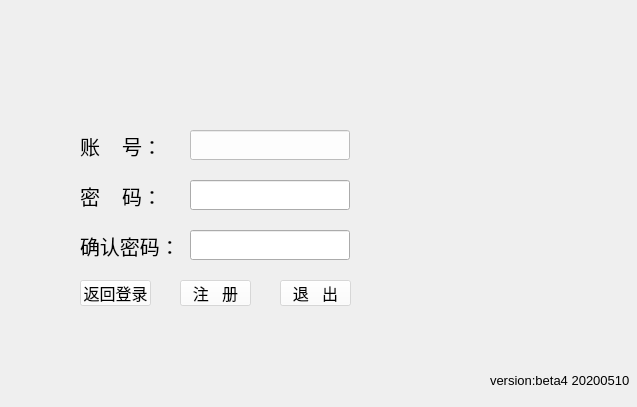
<?xml version="1.0" encoding="UTF-8"?>
<ui version="4.0">
 <class>register_window</class>
 <widget class="QWidget" name="register_window">
  <property name="geometry">
   <rect>
    <x>0</x>
    <y>0</y>
    <width>637</width>
    <height>407</height>
   </rect>
  </property>
  <property name="windowTitle">
   <string>账号注册</string>
  </property>
  <property name="styleSheet">
   <string notr="true"/>
  </property>
  <widget class="QLabel" name="user_label">
   <property name="geometry">
    <rect>
     <x>80</x>
     <y>130</y>
     <width>111</width>
     <height>31</height>
    </rect>
   </property>
   <property name="font">
    <font>
     <pointsize>15</pointsize>
    </font>
   </property>
   <property name="text">
    <string>账    号：</string>
   </property>
   <property name="textFormat">
    <enum>Qt::AutoText</enum>
   </property>
  </widget>
  <widget class="QLineEdit" name="user_lineEdit">
   <property name="geometry">
    <rect>
     <x>190</x>
     <y>130</y>
     <width>160</width>
     <height>30</height>
    </rect>
   </property>
   <property name="font">
    <font>
     <family>Verdana</family>
     <pointsize>15</pointsize>
     <weight>75</weight>
     <italic>false</italic>
     <bold>true</bold>
     <underline>false</underline>
     <strikeout>false</strikeout>
     <kerning>false</kerning>
    </font>
   </property>
   <property name="tabletTracking">
    <bool>true</bool>
   </property>
   <property name="styleSheet">
    <string notr="true">QLineEdit{
background-color: rgba(255, 255, 255, 90%)
}</string>
   </property>
   <property name="text">
    <string/>
   </property>
  </widget>
  <widget class="QLineEdit" name="passwd_lineEdit">
   <property name="geometry">
    <rect>
     <x>190</x>
     <y>180</y>
     <width>160</width>
     <height>30</height>
    </rect>
   </property>
   <property name="font">
    <font>
     <family>Verdana</family>
     <pointsize>15</pointsize>
     <weight>75</weight>
     <italic>false</italic>
     <bold>true</bold>
     <underline>false</underline>
     <strikeout>false</strikeout>
     <kerning>false</kerning>
    </font>
   </property>
   <property name="tabletTracking">
    <bool>true</bool>
   </property>
   <property name="text">
    <string/>
   </property>
   <property name="echoMode">
    <enum>QLineEdit::Password</enum>
   </property>
  </widget>
  <widget class="QLabel" name="passwd_label">
   <property name="geometry">
    <rect>
     <x>80</x>
     <y>180</y>
     <width>111</width>
     <height>31</height>
    </rect>
   </property>
   <property name="font">
    <font>
     <pointsize>15</pointsize>
    </font>
   </property>
   <property name="text">
    <string>密    码：</string>
   </property>
   <property name="textFormat">
    <enum>Qt::AutoText</enum>
   </property>
  </widget>
  <widget class="QPushButton" name="goback_btn">
   <property name="geometry">
    <rect>
     <x>80</x>
     <y>280</y>
     <width>71</width>
     <height>26</height>
    </rect>
   </property>
   <property name="font">
    <font>
     <pointsize>12</pointsize>
    </font>
   </property>
   <property name="styleSheet">
    <string notr="true">QPushButton{
background-color: rgba(255, 255, 255,50%)
}</string>
   </property>
   <property name="text">
    <string>返回登录</string>
   </property>
   <property name="default">
    <bool>false</bool>
   </property>
   <property name="flat">
    <bool>false</bool>
   </property>
  </widget>
  <widget class="QPushButton" name="register_btn">
   <property name="geometry">
    <rect>
     <x>180</x>
     <y>280</y>
     <width>71</width>
     <height>26</height>
    </rect>
   </property>
   <property name="font">
    <font>
     <pointsize>12</pointsize>
    </font>
   </property>
   <property name="styleSheet">
    <string notr="true">QPushButton{
background-color: rgba(255, 255, 255, 50%)
}</string>
   </property>
   <property name="text">
    <string>注   册</string>
   </property>
   <property name="default">
    <bool>false</bool>
   </property>
   <property name="flat">
    <bool>false</bool>
   </property>
  </widget>
  <widget class="QPushButton" name="quit_btn">
   <property name="geometry">
    <rect>
     <x>280</x>
     <y>280</y>
     <width>71</width>
     <height>26</height>
    </rect>
   </property>
   <property name="font">
    <font>
     <pointsize>12</pointsize>
    </font>
   </property>
   <property name="styleSheet">
    <string notr="true">QPushButton{
background-color: rgba(255, 255, 255, 50%)
}</string>
   </property>
   <property name="text">
    <string>退   出</string>
   </property>
   <property name="default">
    <bool>false</bool>
   </property>
   <property name="flat">
    <bool>false</bool>
   </property>
  </widget>
  <widget class="QLabel" name="version_label">
   <property name="geometry">
    <rect>
     <x>490</x>
     <y>370</y>
     <width>141</width>
     <height>21</height>
    </rect>
   </property>
   <property name="font">
    <font>
     <family>Arial</family>
     <pointsize>10</pointsize>
    </font>
   </property>
   <property name="text">
    <string>version:beta4 20200510</string>
   </property>
  </widget>
  <widget class="QLabel" name="confirm_label">
   <property name="geometry">
    <rect>
     <x>80</x>
     <y>230</y>
     <width>111</width>
     <height>31</height>
    </rect>
   </property>
   <property name="font">
    <font>
     <pointsize>15</pointsize>
    </font>
   </property>
   <property name="text">
    <string>确认密码：</string>
   </property>
   <property name="textFormat">
    <enum>Qt::AutoText</enum>
   </property>
  </widget>
  <widget class="QLineEdit" name="confirm_lineEdit">
   <property name="geometry">
    <rect>
     <x>190</x>
     <y>230</y>
     <width>160</width>
     <height>30</height>
    </rect>
   </property>
   <property name="font">
    <font>
     <family>Verdana</family>
     <pointsize>15</pointsize>
     <weight>75</weight>
     <italic>false</italic>
     <bold>true</bold>
     <underline>false</underline>
     <strikeout>false</strikeout>
     <kerning>false</kerning>
    </font>
   </property>
   <property name="tabletTracking">
    <bool>true</bool>
   </property>
   <property name="text">
    <string/>
   </property>
   <property name="echoMode">
    <enum>QLineEdit::Password</enum>
   </property>
  </widget>
 </widget>
 <tabstops>
  <tabstop>user_lineEdit</tabstop>
  <tabstop>passwd_lineEdit</tabstop>
  <tabstop>confirm_lineEdit</tabstop>
  <tabstop>register_btn</tabstop>
  <tabstop>goback_btn</tabstop>
  <tabstop>quit_btn</tabstop>
 </tabstops>
 <resources>
  <include location="../../19.信息台账管理10.0/images/pic.qrc"/>
 </resources>
 <connections/>
</ui>
